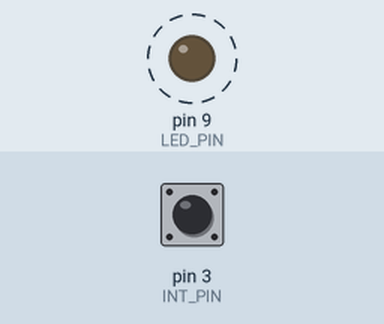
Bench run of a sketch on a simulated Arduino Uno, built with avr-gcc and run on an emulated ATmega328P. Parts: output pins drawn as LEDs (lit = HIGH). Dashed ring = blinking. The test bench sets the inputs (shaded band); at power-on: pin 3 (INT_PIN) HIGH.

Above: at 0.5 s.
Timing chart, 0 to 4.8 s (numbered marks = the images above):
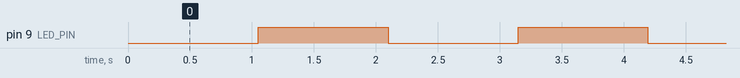

The sketch:

labweek9.2.ino
```cpp
bool toggle = 1;
volatile int timer1;
const byte LED_PIN = 9;
const byte INT_PIN = 3;

int i,j;

void setup(){
  noInterrupts();
  TCCR1A = 0;
  TCCR1B = 0;
  TCNT1 = timer1;
  TCCR1B |= (1 << CS12);
  TIMSK1 |= (1 << TOIE1);
  interrupts();

  pinMode(9, OUTPUT);
  pinMode(3, INPUT);
  attachInterrupt(digitalPinToInterrupt(INT_PIN), blink, FALLING);
  Serial.begin(9600);
}

void loop(){
}

ISR(TIMER1_OVF_vect){
  TCNT1 = timer1;
  i -= 1;
  if(i < 1){
    digitalWrite(9, toggle);
  }
  else if(i == 5){
    digitalWrite(9, HIGH);
    i += 3;
  }
  else if(i ==7){
    digitalWrite(9, LOW);
  }
  toggle = !toggle;
}

void blink(){
   j++;
  if(j%3 == 0){
    timer1 = 31250;
    i = 1;
  }
  else if(j%3 == 1){
    timer1 = 0;
    i = 1;
  }
  else if(j%3 == 2)
  {
    timer1 = 16125;
    i = 6;
  }
}
```

Measured:
- by itself, pin 9 (LED_PIN): alternates HIGH for 1.0 s and LOW for 1.0 s
